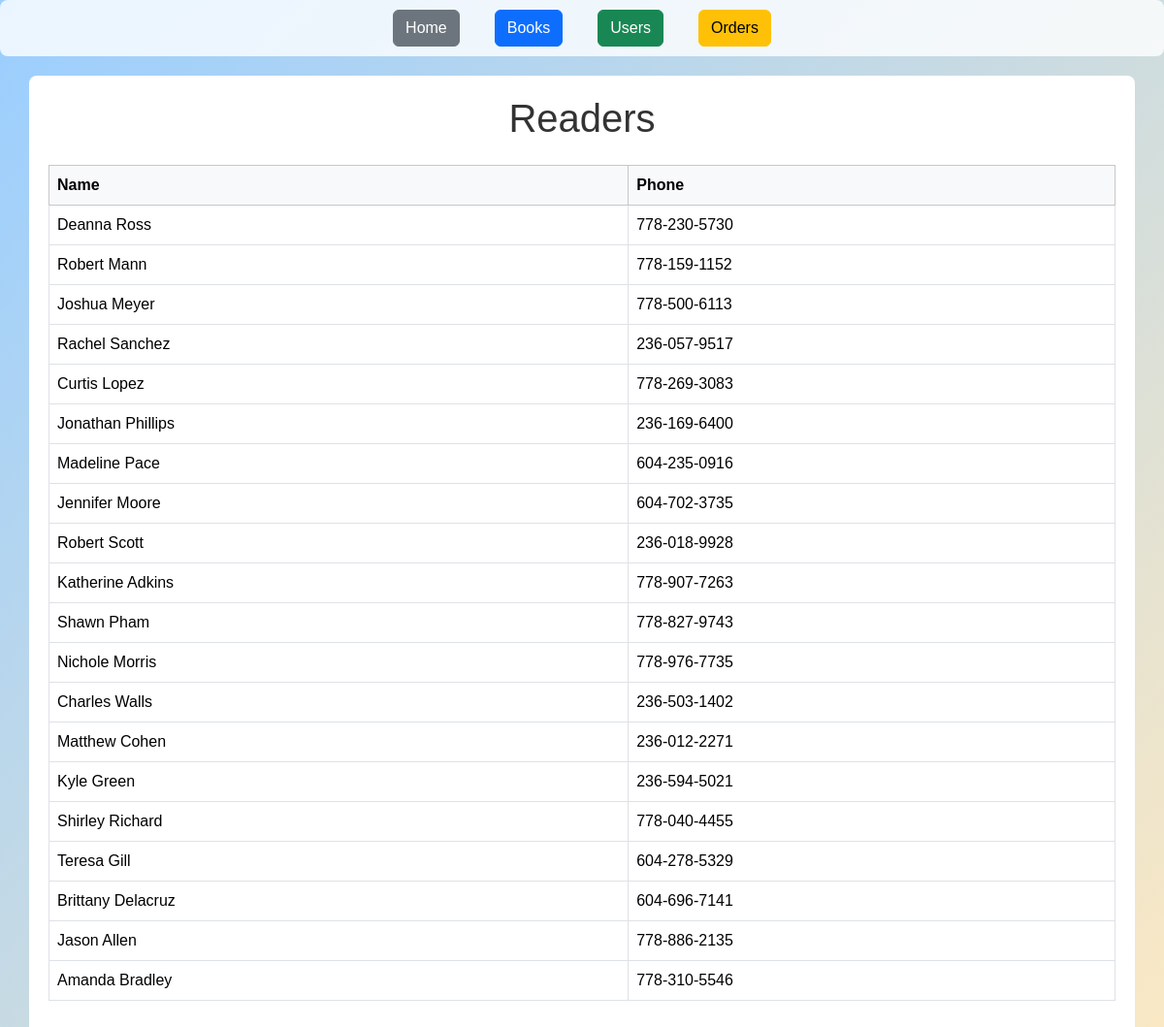
Screenshot of /users with the database file from the repository.
### models/user.py (models this page shows)
class User(db.Model):
    __tablename__ = 'user'
    id = db.mapped_column(Integer, primary_key=True)
    name = db.mapped_column(String)
    phone = db.mapped_column(String)
    orders = db.relationship("Order", back_populates='user')

### app.py (the view)
@app.route("/users")
def users():
    users = db.session.execute(db.select(User)).scalars().all()
    return render_template("users.html", users=users)

### templates/users.html (shortened to what this page needs)
{% extends "base.html" %}
{% block content %}
<h1 class="text-center mb-4">Readers</h1>
<table class="table table-bordered">
    <thead class="table-light">
        <tr>
            <th>Name</th>
            <th>Phone</th>
        </tr>
    </thead>
    <tbody>
        {% for user in users %}
        <tr>
            <td>{{ user.name }}</td>
            <td>{{ user.phone }}</td>
        </tr>
        {% endfor %}
    </tbody>
</table>
{% endblock %}

### templates/base.html (style rules this page uses)
body { font-family: "Arial", sans-serif; background: linear-gradient(135deg, #9aceff 0%, #fae8c4 100%); background-repeat: no-repeat; background-size: cover; background-attachment: fixed; color: #333; }

### rows the page displays
User: name "Deanna Ross", phone "778-230-5730"
User: name "Robert Mann", phone "778-159-1152"
User: name "Joshua Meyer", phone "778-500-6113"
User: name "Rachel Sanchez", phone "236-057-9517"
User: name "Curtis Lopez", phone "778-269-3083"
User: name "Jonathan Phillips", phone "236-169-6400"
User: name "Madeline Pace", phone "604-235-0916"
User: name "Jennifer Moore", phone "604-702-3735"
User: name "Robert Scott", phone "236-018-9928"
User: name "Katherine Adkins", phone "778-907-7263"
User: name "Shawn Pham", phone "778-827-9743"
User: name "Nichole Morris", phone "778-976-7735"
User: name "Charles Walls", phone "236-503-1402"
User: name "Matthew Cohen", phone "236-012-2271"
User: name "Kyle Green", phone "236-594-5021"
User: name "Shirley Richard", phone "778-040-4455"
User: name "Teresa Gill", phone "604-278-5329"
User: name "Brittany Delacruz", phone "604-696-7141"
User: name "Jason Allen", phone "778-886-2135"
User: name "Amanda Bradley", phone "778-310-5546"
